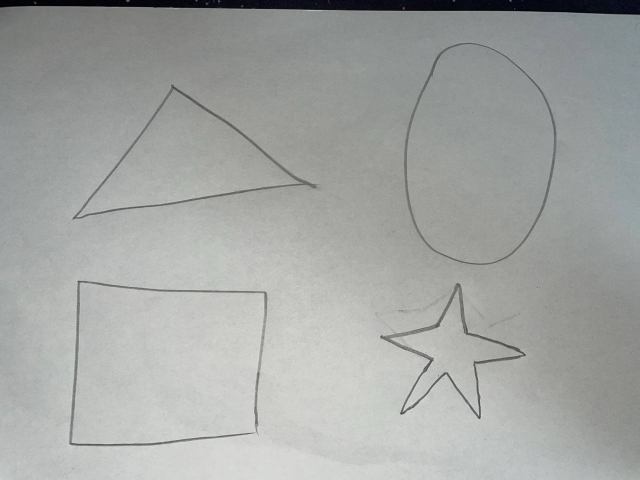
#> input picture photos/geom.jpg, 1280 x 960 px (shown at 1/2 size)
$ python HW_lesson5.py
#> lines starting #> are read from the running program, lines starting #| are printed output that depends on the picture; after the words box and inside, x2 and y2 are one past the last pixel; in counts of white or black regions, pixels touching at a corner belong together
import cv2 as cv
import numpy as np

img = cv.imread('photos/geom.jpg')
#> img is the input picture: shape (960, 1280, 3); mean B, G, R 162.5, 164.8, 162.6
print(img.shape)
#| (960, 1280, 3)
img = cv.resize(img, (img.shape[1] // 2, img.shape[0] // 2))
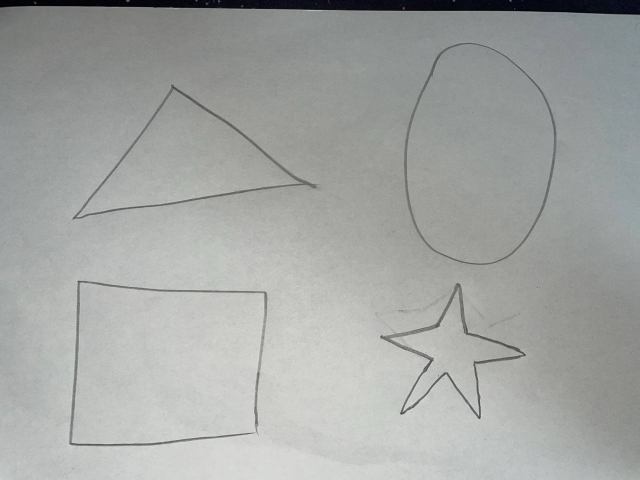
#> img: shape (480, 640, 3); mean B, G, R 162.7, 164.9, 162.8
img_copy = img.copy()

img = cv.GaussianBlur(img_copy, (3, 3), 5)
img = cv.cvtColor(img, cv.COLOR_BGR2HSV)
#> img: shape (480, 640, 3); mean H, S, V 57, 8.5, 165.2
lower = np.array([0, 0, 90])
upper = np.array([179, 255, 130])
mask = cv.inRange(img, lower, upper)
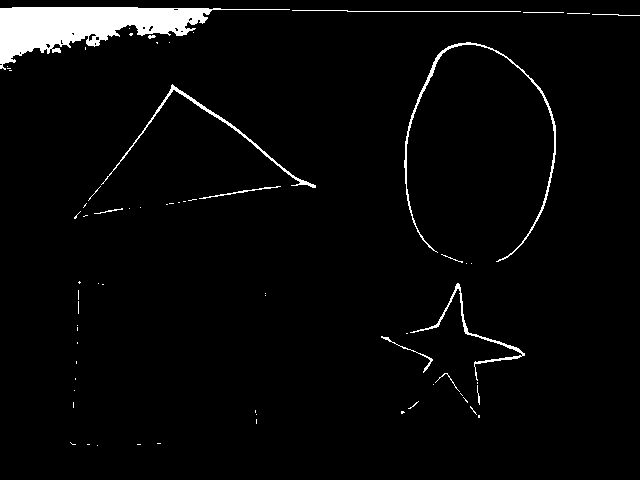
#> mask: shape (480, 640); 3.4% white; 68 white regions (53 under 20 px)
img = cv.bitwise_and(img, img, mask=mask)
#> img: shape (480, 640, 3); mean H, S, V 1.6, 0.2, 4.1

contours, _ = cv.findContours(mask, cv.RETR_EXTERNAL, cv.CHAIN_APPROX_SIMPLE)
#> contours = 68 contours, 62 with area under 20; largest, box (x1, y1, x2, y2) and area: (0, 7, 290, 70) 6551, (404, 42, 556, 262) 685, (101, 84, 316, 188) 493, (410, 283, 525, 381) 348, (381, 336, 433, 373) 56, (199, 186, 281, 199) 45
for cnt in contours:
    area = cv.contourArea(cnt)
    if area > 100:
        perimeter = cv.arcLength(cnt, True)
        M = cv.moments(cnt)
        if M["m00"] != 0:
            cx = int(M["m10"] / M["m00"])
            cy = int(M["m01"] / M["m00"])

        x, y, w, h = cv.boundingRect(cnt)
        aspect_ratio = round(w/h, 2)
        compactness = round((4 * np.pi * area) / (perimeter ** 2), 2)

        approx = cv.approxPolyDP(cnt, 0.02 * perimeter, True)
        if len(approx) == 3:
            shape = 'Triangle'
        elif len(approx) == 4:
            shape = 'Quadratic'
        elif len(approx) > 8:
            shape = 'Oval'
        else:
            shape = 'inshe'

        cv.drawContours(img_copy, [cnt], -1, (0, 0, 0), 2)
        cv.circle(img_copy, (cx, cy), 4, (0, 0, 255), -2)
        cv.putText(img_copy, f'shape: {shape}', (x, y-10), cv.FONT_HERSHEY_SIMPLEX, 0.8, (255, 0, 0), 2)
        cv.putText(img_copy, f'Area:{int(area)}, P:{int(perimeter)}', (x,y+30), cv.FONT_HERSHEY_SIMPLEX, 0.8, (0, 0, 255), 2)
        cv.rectangle(img_copy, (x,y), (x+w, y+h), (0, 0, 255), 2)
        cv.putText(img_copy, f'AR:{aspect_ratio}, C:{compactness}', (x,y+10), cv.FONT_HERSHEY_SIMPLEX, 0.8, (0, 0, 0), 2)
#> this loop made 68 passes
#> (area, perimeter, cx, cy, x, y, w, h) on passes 52, 68: (493, 643.7, 217, 131, 101, 84, 215, 104), (6551, 867.4, 83, 25, 0, 7, 290, 63)
#> (area, perimeter, cx, cy, x, y, w, h) on passes 33, 57: (348.5, 535.4, 475, 331, 410, 283, 115, 98), (685, 1117.3, 477, 127, 404, 42, 152, 220)
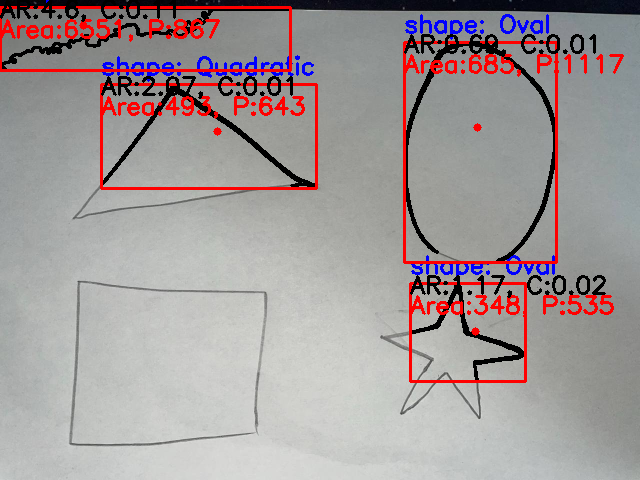
#> img_copy: shape (480, 640, 3); 8.49% of pixels changed, all inside (x1, y1, x2, y2) = (0, 0, 624, 383)

cv.imshow('mask', img_copy)
cv.waitKey(0)
cv.destroyAllWindows()
